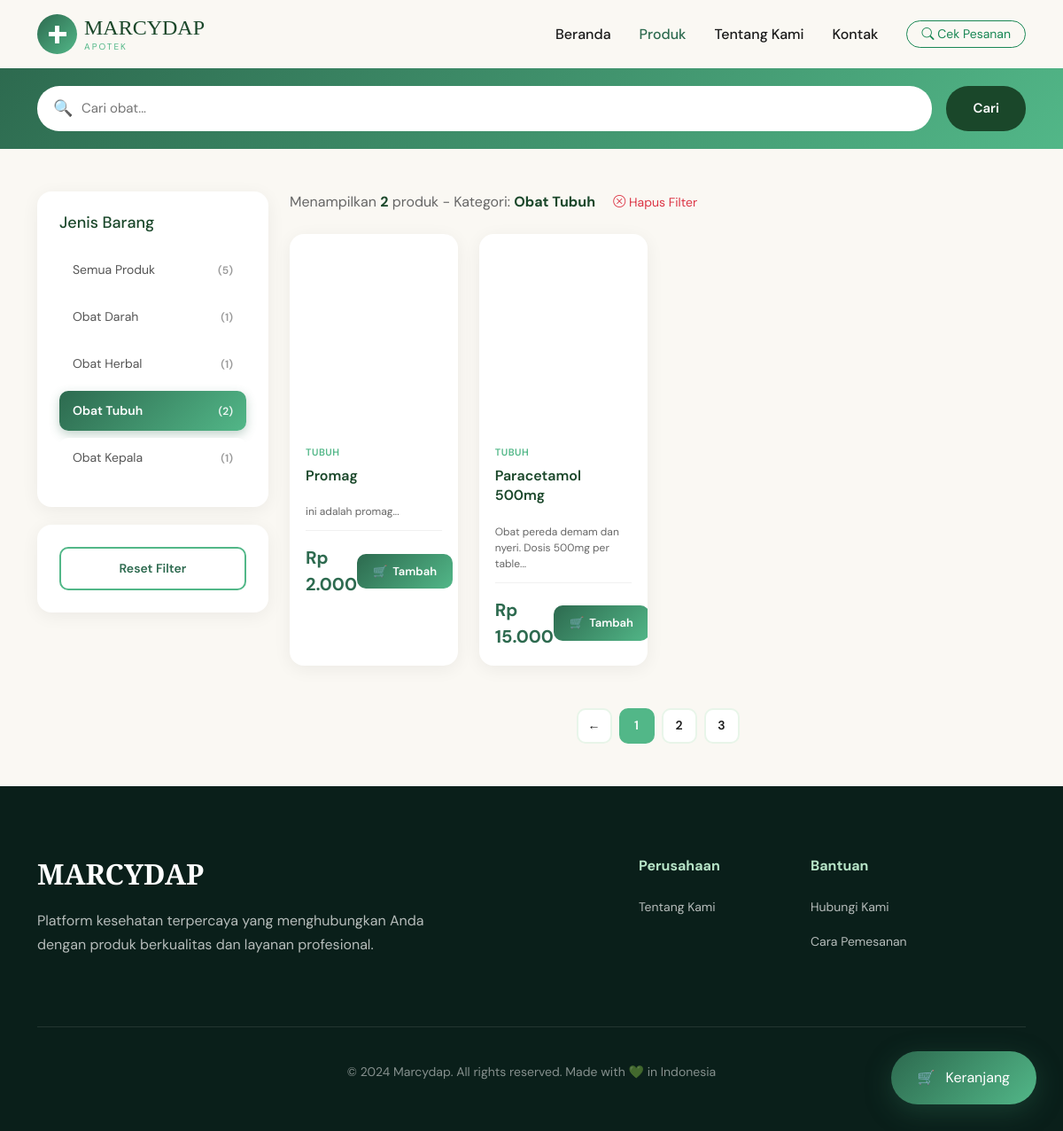
The app's page /main/produk.php?jenis=tubuh with its own data.
### tables this page shows
CREATE TABLE `barang` (
  `id_barang` int NOT NULL,
  `nama_barang` varchar(50) NOT NULL,
  `jenis_barang` enum('darah','herbal','kepala','tubuh') NOT NULL,
  `harga` varchar(100) NOT NULL,
  `deskripsi` text NOT NULL,
  `gambar` varchar(255) NOT NULL
);

### main/components/product-card.php (the view, shortened to what this page needs)
<?php
$harga_format = number_format($product['harga'], 0, ',', '.');
$gambar_src = '';
if (!empty($product['gambar'])) {
    $gambar_src = $product['gambar'];
}
?>
<div class="product-card">
    <a href="detail_produk.php?id=<?php echo $product['id_barang']; ?>" class="product-image-link">
        <div class="product-image" style="<?php if (!empty($gambar_src)) echo 'background-image: url(' . $gambar_src . '); background-size: cover; background-position: center;'; ?>">
        </div>
    </a>
    <div class="product-content">
        <div class="product-category"><?php echo htmlspecialchars($product['jenis_barang']); ?></div>
        <a href="detail_produk.php?id=<?php echo $product['id_barang']; ?>" class="product-title-link">
            <h3 class="product-title"><?php echo htmlspecialchars($product['nama_barang']); ?></h3>
        </a>
        <div class="product-meta">
            <span><?php echo substr(htmlspecialchars($product['deskripsi']), 0, 50); ?>...</span>
        </div>
        <div class="product-footer">
            <div>
                <span class="price-current">Rp <?php echo $harga_format; ?></span>
            </div>
            <form method="POST" style="margin:0;">
                <button type="submit" name="add_to_cart" class="add-btn">
                    <span>🛒</span>
                    <span>Tambah</span>
                </button>
            </form>
        </div>
    </div>
</div>

### main/produk.php (shortened to what this page needs)
<?php
include '../config/db.php';
$jenis_filter = isset($_GET['jenis']) ? mysqli_real_escape_string($db, $_GET['jenis']) : '';
$search_query = isset($_GET['search']) ? mysqli_real_escape_string($db, $_GET['search']) : '';
$query = "SELECT * FROM barang WHERE 1=1";
if (!empty($jenis_filter) && in_array($jenis_filter, ['darah', 'herbal', 'tubuh', 'kepala'])) {
    $query .= " AND jenis_barang = '$jenis_filter'";
}
$query .= " ORDER BY id_barang DESC";
$result = mysqli_query($db, $query);
$count_query = "SELECT jenis_barang, COUNT(*) as jumlah FROM barang GROUP BY jenis_barang";
$count_result = mysqli_query($db, $count_query);
$jenis_counts = [];
while ($row = mysqli_fetch_assoc($count_result)) {
    $jenis_counts[$row['jenis_barang']] = $row['jumlah'];
}
$total_semua = array_sum($jenis_counts);
?>
<!DOCTYPE html>
<html lang="id">
<head>
    <link href="https://cdn.jsdelivr.net/npm/bootstrap@5.3.0/dist/css/bootstrap.min.css" rel="stylesheet">
    <link rel="stylesheet" href="https://cdn.jsdelivr.net/npm/bootstrap-icons@1.10.0/font/bootstrap-icons.css">
    <link rel="stylesheet" href="css/produk.css">
</head>
<body>
    <div class="container">
        <div class="d-flex justify-content-between align-items-center py-3">
            <a href="dashboard.php" class="d-flex align-items-center gap-2 text-decoration-none">
                <div class="logo-icon"></div>
                <div class="logo-text">
                    <h1>MARCYDAP</h1>
                    <p>APOTEK</p>
                </div>
            </a>
            <nav class="d-none d-lg-flex align-items-center gap-3">
                <ul class="nav">
                    <li class="nav-item"><a class="nav-link nav-link-custom" href="dashboard.php">Beranda</a></li>
                    <li class="nav-item"><a class="nav-link nav-link-custom active" href="produk.php">Produk</a></li>
                    <li class="nav-item"><a class="nav-link nav-link-custom" href="tentangkami.php">Tentang Kami</a></li>
                    <li class="nav-item"><a class="nav-link nav-link-custom" href="hubungikami.php">Kontak</a></li>
                </ul>
                <a href="pemesanan/cek_pesanan.php" class="btn btn-outline-success btn-sm rounded-pill px-3">
                    <i class="bi bi-search"></i> Cek Pesanan
                </a>
            </nav>
        </div>
    </div>
    <div class="search-bar">
        <div class="container">
            <form method="GET" action="produk.php" class="d-flex gap-3">
                <div class="search-wrapper">
                    <span class="search-icon">🔍</span>
                    <input type="text" name="search" placeholder="Cari obat..." value="<?php echo htmlspecialchars($search_query); ?>">
                </div>
                <button type="submit" class="search-btn">Cari</button>
            </form>
        </div>
    </div>
    <div class="container my-5">
        <div class="row g-4">
            <div class="col-lg-3">
                <div class="sidebar-sticky">
                    <div class="filter-section">
                        <h3>Jenis Barang</h3>
                        <div class="filter-option">
                            <a href="produk.php<?php echo !empty($search_query) ? '?search=' . urlencode($search_query) : ''; ?>"
                                class="filter-link <?php echo empty($jenis_filter) ? 'active' : ''; ?>">
                                <span> Semua Produk</span>
                                <span class="filter-count">(<?php echo $total_semua; ?>)</span>
                            </a>
                        </div>
                        <div class="filter-option">
                            <a href="produk.php?jenis=darah<?php echo !empty($search_query) ? '&search=' . urlencode($search_query) : ''; ?>"
                                class="filter-link <?php echo $jenis_filter == 'darah' ? 'active' : ''; ?>">
                                <span> Obat Darah</span>
                                <span class="filter-count">(<?php echo isset($jenis_counts['darah']) ? $jenis_counts['darah'] : 0; ?>)</span>
                            </a>
                        </div>
                        <div class="filter-option">
                            <a href="produk.php?jenis=herbal<?php echo !empty($search_query) ? '&search=' . urlencode($search_query) : ''; ?>"
                                class="filter-link <?php echo $jenis_filter == 'herbal' ? 'active' : ''; ?>">
                                <span> Obat Herbal</span>
                                <span class="filter-count">(<?php echo isset($jenis_counts['herbal']) ? $jenis_counts['herbal'] : 0; ?>)</span>
                            </a>
                        </div>
                        <div class="filter-option">
                            <a href="produk.php?jenis=tubuh<?php echo !empty($search_query) ? '&search=' . urlencode($search_query) : ''; ?>"
                                class="filter-link <?php echo $jenis_filter == 'tubuh' ? 'active' : ''; ?>">
                                <span> Obat Tubuh</span>
                                <span class="filter-count">(<?php echo isset($jenis_counts['tubuh']) ? $jenis_counts['tubuh'] : 0; ?>)</span>
                            </a>
                        </div>
                        <div class="filter-option">
                            <a href="produk.php?jenis=kepala<?php echo !empty($search_query) ? '&search=' . urlencode($search_query) : ''; ?>"
                                class="filter-link <?php echo $jenis_filter == 'kepala' ? 'active' : ''; ?>">
                                <span> Obat Kepala</span>
                                <span class="filter-count">(<?php echo isset($jenis_counts['kepala']) ? $jenis_counts['kepala'] : 0; ?>)</span>
                            </a>
                        </div>
                    </div>
                    <?php if (!empty($jenis_filter) || !empty($search_query)) { ?>
                        <div class="filter-section">
                            <a href="produk.php" class="clear-filters">Reset Filter</a>
                        </div>
                    <?php } ?>
                </div>
            </div>
            <div class="col-lg-9">
                <div class="mb-4">
                    <?php
                    $total_produk = mysqli_num_rows($result);
                    $filter_text = '';
                    if (!empty($jenis_filter)) {
                        $jenis_labels = [
                            'darah' => 'Obat Darah',
                            'herbal' => 'Obat Herbal',
                            'tubuh' => 'Obat Tubuh',
                            'kepala' => 'Obat Kepala'
                        ];
                        $filter_text = ' - Kategori: <strong>' . $jenis_labels[$jenis_filter] . '</strong>';
                    }
                    ?>
                    <div class="products-count">
                        Menampilkan <strong><?php echo $total_produk; ?></strong> produk<?php echo $filter_text; ?>
                        <?php if (!empty($jenis_filter) || !empty($search_query)) { ?>
                            <a href="produk.php" class="ms-3 text-danger" style="font-size: 14px; text-decoration: none;">
                                <i class="bi bi-x-circle"></i> Hapus Filter
                            </a>
                        <?php } ?>
                    </div>
                </div>
                <div class="row g-4">
                    <?php
                    if (mysqli_num_rows($result) > 0) {
                        while ($row = mysqli_fetch_assoc($result)) {
                            $product = $row;
                    ?>
                            <div class="col-xl-3 col-lg-4 col-md-6">
                                <?php include 'components/product-card.php'; ?>
                            </div>
                        <?php
                        }
                    }
                    ?>
                </div>
                <div class="d-flex justify-content-center gap-2 mt-5">
                    <button class="page-btn">←</button>
                    <button class="page-btn active">1</button>
                    <button class="page-btn">2</button>
                    <button class="page-btn">3</button>
                </div>
            </div>
        </div>
    </div>
    <a href="pemesanan/keranjang.php" class="floating-cart">
        <span>🛒</span>
        <span>Keranjang</span>
    </a>
    <footer class="footer">
        <div class="container">
            <div class="row g-5 mb-5">
                <div class="col-lg-5">
                    <div class="footer-brand">
                        <h3>MARCYDAP</h3>
                        <p>Platform kesehatan terpercaya yang menghubungkan Anda dengan produk berkualitas dan layanan profesional.</p>
                    </div>
                </div>
                <div class="col-lg-2">
                </div>
                <div class="col-lg-2">
                    <div class="footer-section">
                        <h4>Perusahaan</h4>
                        <ul class="footer-links">
                            <li><a href="tentangkami.php">Tentang Kami</a></li>
                        </ul>
                    </div>
                </div>
                <div class="col-lg-3">
                    <div class="footer-section">
                        <h4>Bantuan</h4>
                        <ul class="footer-links">
                            <li><a href="hubungikami.php">Hubungi Kami</a></li>
                            <li><a href="#">Cara Pemesanan</a></li>
                        </ul>
                    </div>
                </div>
            </div>
            <div class="footer-bottom">
                <p>© 2024 Marcydap. All rights reserved. Made with 💚 in Indonesia</p>
            </div>
        </div>
    </footer>
</body>
</html>

### records on screen
barang: jenis_barang "TUBUH", nama_barang "Promag", deskripsi "ini adalah promag", harga "2.000"
barang: jenis_barang "TUBUH", nama_barang "Paracetamol 500mg", deskripsi "Obat pereda demam dan nyeri. Dosis 500mg per table", harga "15.000"

### other values on screen
$total_semua "5"
$jenis_counts['darah'] "1"
$jenis_counts['herbal'] "1"
$jenis_counts['tubuh'] "2"
$jenis_counts['kepala'] "1"
$total_produk "2"
$jenis_labels[$jenis_filter] "Obat Tubuh"
